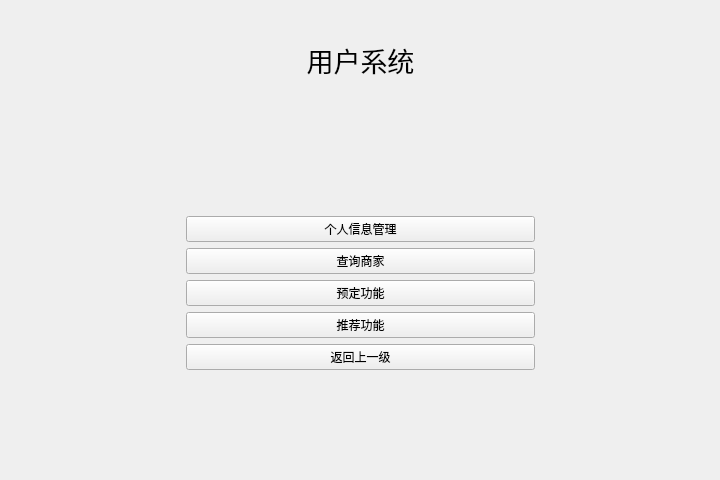
<?xml version="1.0" encoding="UTF-8"?>
<ui version="4.0">
 <class>User</class>
 <widget class="QWidget" name="User">
  <property name="geometry">
   <rect>
    <x>0</x>
    <y>0</y>
    <width>720</width>
    <height>480</height>
   </rect>
  </property>
  <property name="minimumSize">
   <size>
    <width>720</width>
    <height>480</height>
   </size>
  </property>
  <property name="maximumSize">
   <size>
    <width>720</width>
    <height>16777215</height>
   </size>
  </property>
  <property name="windowTitle">
   <string>Form</string>
  </property>
  <layout class="QGridLayout" name="gridLayout" rowstretch="2,4,1" columnstretch="1,2,1">
   <item row="0" column="1">
    <layout class="QVBoxLayout" name="verticalLayout">
     <item>
      <widget class="QLabel" name="label">
       <property name="font">
        <font>
         <pointsize>20</pointsize>
        </font>
       </property>
       <property name="text">
        <string>用户系统</string>
       </property>
       <property name="textFormat">
        <enum>Qt::AutoText</enum>
       </property>
       <property name="scaledContents">
        <bool>false</bool>
       </property>
       <property name="alignment">
        <set>Qt::AlignCenter</set>
       </property>
       <property name="wordWrap">
        <bool>false</bool>
       </property>
      </widget>
     </item>
     <item>
      <widget class="QLabel" name="userinfo">
       <property name="text">
        <string/>
       </property>
       <property name="alignment">
        <set>Qt::AlignCenter</set>
       </property>
      </widget>
     </item>
    </layout>
   </item>
   <item row="1" column="0">
    <spacer name="horizontalSpacer">
     <property name="orientation">
      <enum>Qt::Horizontal</enum>
     </property>
     <property name="sizeHint" stdset="0">
      <size>
       <width>40</width>
       <height>20</height>
      </size>
     </property>
    </spacer>
   </item>
   <item row="1" column="1">
    <layout class="QHBoxLayout" name="horizontalLayout">
     <item>
      <layout class="QVBoxLayout" name="verticalLayout_2">
       <item>
        <widget class="QPushButton" name="manage_button">
         <property name="text">
          <string>个人信息管理</string>
         </property>
        </widget>
       </item>
       <item>
        <widget class="QPushButton" name="search_salor_button">
         <property name="text">
          <string>查询商家</string>
         </property>
        </widget>
       </item>
       <item>
        <widget class="QPushButton" name="due_button">
         <property name="text">
          <string>预定功能</string>
         </property>
        </widget>
       </item>
       <item>
        <widget class="QPushButton" name="recommand_button">
         <property name="text">
          <string>推荐功能</string>
         </property>
        </widget>
       </item>
       <item>
        <widget class="QPushButton" name="back_button">
         <property name="text">
          <string>返回上一级</string>
         </property>
        </widget>
       </item>
      </layout>
     </item>
    </layout>
   </item>
   <item row="1" column="2">
    <spacer name="horizontalSpacer_2">
     <property name="orientation">
      <enum>Qt::Horizontal</enum>
     </property>
     <property name="sizeHint" stdset="0">
      <size>
       <width>40</width>
       <height>20</height>
      </size>
     </property>
    </spacer>
   </item>
   <item row="2" column="1">
    <spacer name="verticalSpacer">
     <property name="orientation">
      <enum>Qt::Vertical</enum>
     </property>
     <property name="sizeHint" stdset="0">
      <size>
       <width>20</width>
       <height>40</height>
      </size>
     </property>
    </spacer>
   </item>
  </layout>
 </widget>
 <resources/>
 <connections/>
</ui>
